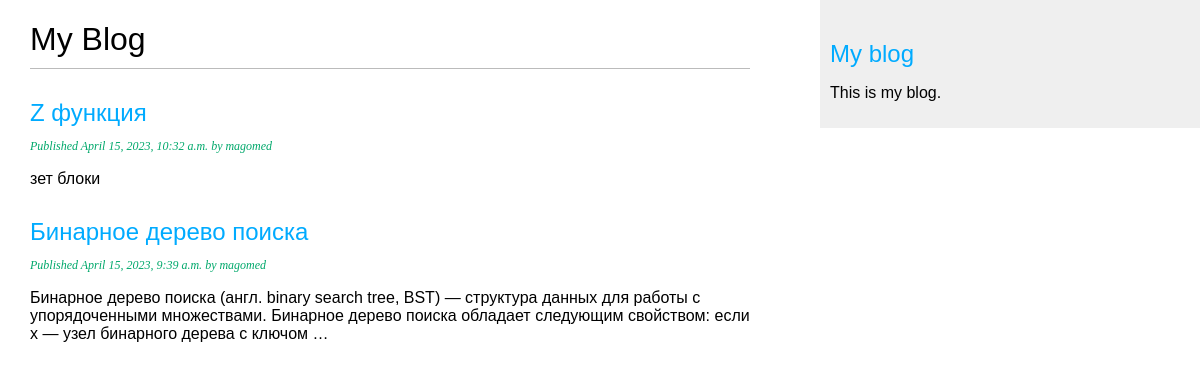
Screenshot of /blog/ with the database file from the repository.
### blog/models.py (models this page shows, shortened)
class Post(models.Model):
    class Status(models.TextChoices):
        DRAFT = 'DF', 'Draft'
        PUBLISHED = 'PB', 'Published'
    author = models.ForeignKey(User, on_delete=models.CASCADE, related_name='blog_posts')
    title = models.CharField(max_length=250)
    slug = models.SlugField(max_length=250)
    body = models.TextField()
    publish = models.DateTimeField(default=timezone.now())
    created = models.DateTimeField(auto_now_add=True)
    updated = models.DateTimeField(auto_now=True)
    status = models.CharField(max_length=2, choices=Status.choices, default=Status.DRAFT)
    objects = models.Manager()
    published = PublishedManager()
    class Meta:
        ordering = ['-publish']
        indexes = [models.Index(fields=['-publish']), ]

### blog/views.py (the view)
# urls.py: path('', views.post_list, name='post_list'),
def post_list(request):
    posts = Post.published.all()
    return render(request, 'blog/post/list.html', {'posts': posts})

### blog/models.py (called while the page is built)
    def get_queryset(self):
        return super().get_queryset().filter(status=Post.Status.PUBLISHED)

### blog/templates/blog/post/list.html (shortened to what this page needs)
{% extends "blog/base.html" %}
{% block content%}
    <h1>My Blog</h1>
    {% for post in posts %}
        <h2>
            <a href="{% url 'blog:post_detail' post.id %}">
                {{ post.title }}
            </a>
        </h2>
        <p class="date">
            Published {{ post.publish}} by {{ post.author }}
        </p>
        {{ post.body|truncatewords:30|linebreaks }}
    {% endfor %}
{% endblock %}

### blog/templates/blog/base.html (shortened to what this page needs)
{% load static %}
<!DOCTYPE html>
<html lang="en">
<head>
    <link href="{% static "css/blog.css" %}" rel="stylesheet">
</head>
<body>
    <div id="content">
        {% block content %}
        {% endblock %}
    </div>
    <div id="sidebar">
        <h2><a href={% url "blog:post_list" %}>My blog</a></h2>
        <p>This is my blog.</p>
    </div>
</body>
</html>

### blog/static/css/blog.css (style rules this page uses)
body { margin:0; padding:0; font-family:helvetica, sans-serif; }
a { color:#00abff; text-decoration:none; }
h1 { font-weight:normal; border-bottom:1px solid #bbb; padding:0 0 10px 0; }
h2 { font-weight:normal; margin:30px 0 0; }
#content { float:left; width:60%; padding:0 0 0 30px; }
#sidebar { float:right; width:30%; padding:10px; background:#efefef; height:100%; }
p.date { color:#00a86b; font-family: georgia, serif; font-size: 12px; font-style: italic; }

### rows the page displays
Post: title "Z функция", publish "April 15, 2023, 10:32 a.m.", author "magomed", body "зет блоки"
Post: title "Бинарное дерево поиска", publish "April 15, 2023, 9:39 a.m.", author "magomed", body "Бинарное дерево поиска (англ. binary search tree, BST) — структура данных для работы с упорядоченными множествами. Бинарное дерево поиска обладает следующим свойством: если x — узел бинарного дерева с ключом …"
